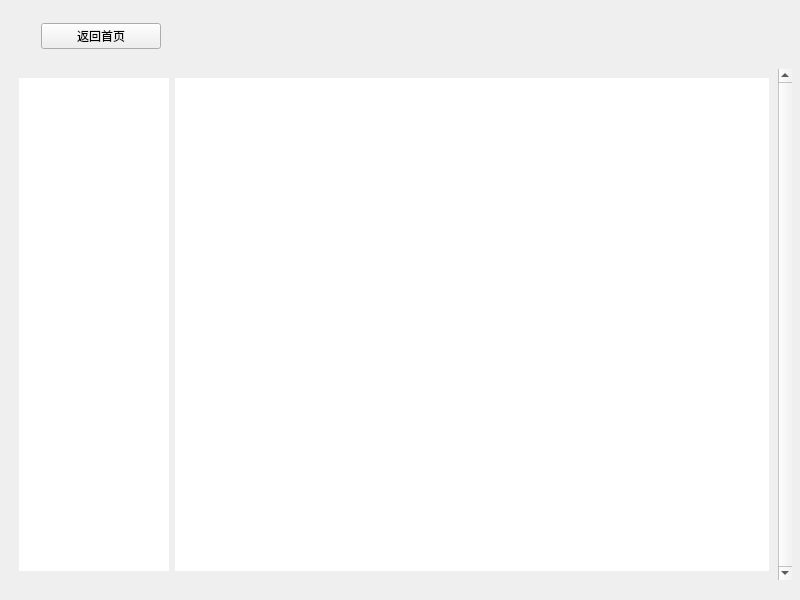
<?xml version="1.0" encoding="UTF-8"?>
<ui version="4.0">
 <class>SortIndex</class>
 <widget class="QWidget" name="SortIndex">
  <property name="geometry">
   <rect>
    <x>0</x>
    <y>0</y>
    <width>800</width>
    <height>600</height>
   </rect>
  </property>
  <property name="sizePolicy">
   <sizepolicy hsizetype="Fixed" vsizetype="Fixed">
    <horstretch>0</horstretch>
    <verstretch>0</verstretch>
   </sizepolicy>
  </property>
  <property name="windowTitle">
   <string>Form</string>
  </property>
  <widget class="QWidget" name="widget_menu" native="true">
   <property name="geometry">
    <rect>
     <x>10</x>
     <y>6</y>
     <width>782</width>
     <height>60</height>
    </rect>
   </property>
   <property name="sizePolicy">
    <sizepolicy hsizetype="Preferred" vsizetype="Fixed">
     <horstretch>0</horstretch>
     <verstretch>0</verstretch>
    </sizepolicy>
   </property>
   <property name="minimumSize">
    <size>
     <width>0</width>
     <height>60</height>
    </size>
   </property>
   <property name="maximumSize">
    <size>
     <width>16777215</width>
     <height>60</height>
    </size>
   </property>
   <property name="styleSheet">
    <string notr="true"/>
   </property>
   <layout class="QHBoxLayout" name="horizontalLayout">
    <item>
     <widget class="QPushButton" name="btn_index">
      <property name="maximumSize">
       <size>
        <width>120</width>
        <height>16777215</height>
       </size>
      </property>
      <property name="text">
       <string>返回首页</string>
      </property>
     </widget>
    </item>
    <item>
     <spacer name="horizontalSpacer_6">
      <property name="orientation">
       <enum>Qt::Horizontal</enum>
      </property>
      <property name="sizeType">
       <enum>QSizePolicy::Fixed</enum>
      </property>
      <property name="sizeHint" stdset="0">
       <size>
        <width>600</width>
        <height>20</height>
       </size>
      </property>
     </spacer>
    </item>
   </layout>
  </widget>
  <widget class="QScrollArea" name="scrollArea">
   <property name="geometry">
    <rect>
     <x>10</x>
     <y>69</y>
     <width>782</width>
     <height>511</height>
    </rect>
   </property>
   <property name="frameShape">
    <enum>QFrame::NoFrame</enum>
   </property>
   <property name="verticalScrollBarPolicy">
    <enum>Qt::ScrollBarAlwaysOn</enum>
   </property>
   <property name="widgetResizable">
    <bool>true</bool>
   </property>
   <widget class="QWidget" name="scrollAreaWidgetContents">
    <property name="geometry">
     <rect>
      <x>0</x>
      <y>0</y>
      <width>756</width>
      <height>511</height>
     </rect>
    </property>
    <layout class="QHBoxLayout" name="horizontalLayout_3">
     <item>
      <widget class="QListWidget" name="listWidget">
       <property name="maximumSize">
        <size>
         <width>150</width>
         <height>493</height>
        </size>
       </property>
       <property name="frameShape">
        <enum>QFrame::NoFrame</enum>
       </property>
       <property name="spacing">
        <number>9</number>
       </property>
      </widget>
     </item>
     <item>
      <widget class="QWidget" name="widget" native="true">
       <property name="styleSheet">
        <string notr="true">background: white;</string>
       </property>
      </widget>
     </item>
    </layout>
   </widget>
  </widget>
 </widget>
 <resources/>
 <connections/>
</ui>
